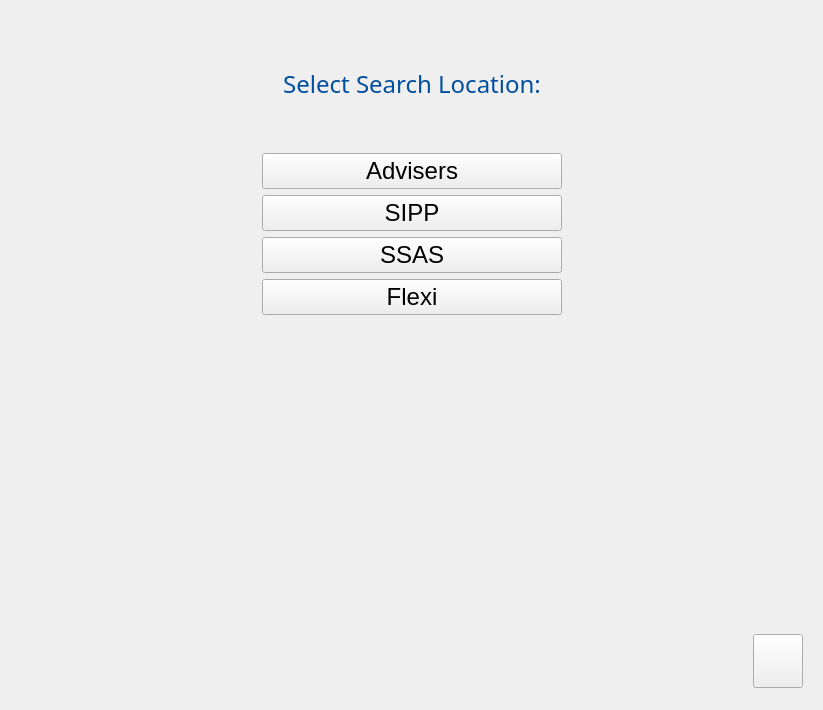
      <widget class="QWidget" name="search_select_page">
       <layout class="QVBoxLayout" name="verticalLayout_5">
        <item>
         <widget class="QWidget" name="search_select_top_widget" native="true">
          <property name="styleSheet">
           <string notr="true">QPushButton {
  font:24px;
  text-align: center;
}
</string>
          </property>
          <layout class="QHBoxLayout" name="horizontalLayout_9">
           <item>
            <spacer name="horizontalSpacer_10">
             <property name="orientation">
              <enum>Qt::Horizontal</enum>
             </property>
             <property name="sizeHint" stdset="0">
              <size>
               <width>228</width>
               <height>20</height>
              </size>
             </property>
            </spacer>
           </item>
           <item>
            <widget class="QWidget" name="search_select_options_widget" native="true">
             <layout class="QVBoxLayout" name="verticalLayout_4">
              <item>
               <spacer name="verticalSpacer_7">
                <property name="orientation">
                 <enum>Qt::Vertical</enum>
                </property>
                <property name="sizeHint" stdset="0">
                 <size>
                  <width>20</width>
                  <height>40</height>
                 </size>
                </property>
               </spacer>
              </item>
              <item>
               <widget class="QLabel" name="search_select_options_label">
                <property name="minimumSize">
                 <size>
                  <width>300</width>
                  <height>0</height>
                 </size>
                </property>
                <property name="maximumSize">
                 <size>
                  <width>300</width>
                  <height>30</height>
                 </size>
                </property>
                <property name="font">
                 <font>
                  <family>Aptos</family>
                  <pointsize>-1</pointsize>
                 </font>
                </property>
                <property name="styleSheet">
                 <string notr="true">font-size: 24px;
color: #004f9e;</string>
                </property>
                <property name="text">
                 <string>Select Search Location:</string>
                </property>
                <property name="alignment">
                 <set>Qt::AlignCenter</set>
                </property>
               </widget>
              </item>
              <item>
               <spacer name="verticalSpacer_6">
                <property name="orientation">
                 <enum>Qt::Vertical</enum>
                </property>
                <property name="sizeHint" stdset="0">
                 <size>
                  <width>20</width>
                  <height>48</height>
                 </size>
                </property>
               </spacer>
              </item>
              <item>
               <widget class="QPushButton" name="search_select_advisers_but">
                <property name="minimumSize">
                 <size>
                  <width>300</width>
                  <height>30</height>
                 </size>
                </property>
                <property name="maximumSize">
                 <size>
                  <width>300</width>
                  <height>16777215</height>
                 </size>
                </property>
                <property name="cursor">
                 <cursorShape>PointingHandCursor</cursorShape>
                </property>
                <property name="text">
                 <string>Advisers</string>
                </property>
               </widget>
              </item>
              <item>
               <widget class="QPushButton" name="search_select_sipp_but">
                <property name="minimumSize">
                 <size>
                  <width>300</width>
                  <height>30</height>
                 </size>
                </property>
                <property name="maximumSize">
                 <size>
                  <width>300</width>
                  <height>16777215</height>
                 </size>
                </property>
                <property name="cursor">
                 <cursorShape>PointingHandCursor</cursorShape>
                </property>
                <property name="text">
                 <string>SIPP</string>
                </property>
               </widget>
              </item>
              <item>
               <widget class="QPushButton" name="search_select_ssas_but">
                <property name="minimumSize">
                 <size>
                  <width>300</width>
                  <height>30</height>
                 </size>
                </property>
                <property name="maximumSize">
                 <size>
                  <width>300</width>
                  <height>16777215</height>
                 </size>
                </property>
                <property name="cursor">
                 <cursorShape>PointingHandCursor</cursorShape>
                </property>
                <property name="text">
                 <string>SSAS</string>
                </property>
               </widget>
              </item>
              <item>
               <widget class="QPushButton" name="search_select_flexi_but">
                <property name="minimumSize">
                 <size>
                  <width>300</width>
                  <height>30</height>
                 </size>
                </property>
                <property name="maximumSize">
                 <size>
                  <width>300</width>
                  <height>16777215</height>
                 </size>
                </property>
                <property name="cursor">
                 <cursorShape>PointingHandCursor</cursorShape>
                </property>
                <property name="text">
                 <string>Flexi</string>
                </property>
               </widget>
              </item>
             </layout>
            </widget>
           </item>
           <item>
            <spacer name="horizontalSpacer_11">
             <property name="orientation">
              <enum>Qt::Horizontal</enum>
             </property>
             <property name="sizeHint" stdset="0">
              <size>
               <width>228</width>
               <height>20</height>
              </size>
             </property>
            </spacer>
           </item>
          </layout>
         </widget>
        </item>
        <item>
         <spacer name="verticalSpacer_5">
          <property name="orientation">
           <enum>Qt::Vertical</enum>
          </property>
          <property name="sizeHint" stdset="0">
           <size>
            <width>20</width>
            <height>285</height>
           </size>
          </property>
         </spacer>
        </item>
        <item>
         <widget class="QWidget" name="search_select_bottom_widget" native="true">
          <property name="minimumSize">
           <size>
            <width>0</width>
            <height>75</height>
           </size>
          </property>
          <property name="maximumSize">
           <size>
            <width>16777215</width>
            <height>75</height>
           </size>
          </property>
          <layout class="QHBoxLayout" name="horizontalLayout_8">
           <item>
            <spacer name="horizontalSpacer_9">
             <property name="orientation">
              <enum>Qt::Horizontal</enum>
             </property>
             <property name="sizeHint" stdset="0">
              <size>
               <width>733</width>
               <height>20</height>
              </size>
             </property>
            </spacer>
           </item>
           <item>
            <widget class="QPushButton" name="search_select_back_but">
             <property name="minimumSize">
              <size>
               <width>50</width>
               <height>54</height>
              </size>
             </property>
             <property name="maximumSize">
              <size>
               <width>50</width>
               <height>54</height>
              </size>
             </property>
             <property name="cursor">
              <cursorShape>PointingHandCursor</cursorShape>
             </property>
             <property name="text">
              <string/>
             </property>
             <property name="icon">
              <iconset resource="assets/icons/resources.qrc">
               <normaloff>:/newPrefix/light_back.png</normaloff>:/newPrefix/light_back.png</iconset>
             </property>
             <property name="iconSize">
              <size>
               <width>40</width>
               <height>40</height>
              </size>
             </property>
            </widget>
           </item>
          </layout>
         </widget>
        </item>
       </layout>
      </widget>
